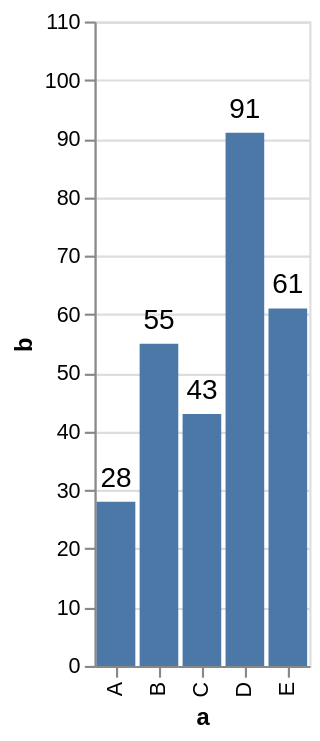

The Vega-Lite source for this figure:
### Vega-Lite specification from a JSON file in a GitHub repository (floating-point values rounded to 4 significant figures)
{"data": {"values": [{"a": "A", "b": 28}, {"a": "B", "b": 55}, {"a": "C", "b": 43}, {"a": "D", "b": 91}, {"a": "E", "b": 61}]}, "encoding": {"x": {"field": "a", "type": "nominal"}, "y": {"field": "b", "type": "quantitative", "scale": {"domain": [0, 110]}}}, "layer": [{"mark": "bar"}, {"mark": {"type": "text", "baseline": "bottom", "dy": -4, "fontSize": 13}, "encoding": {"text": {"field": "b", "type": "quantitative"}}}]}
